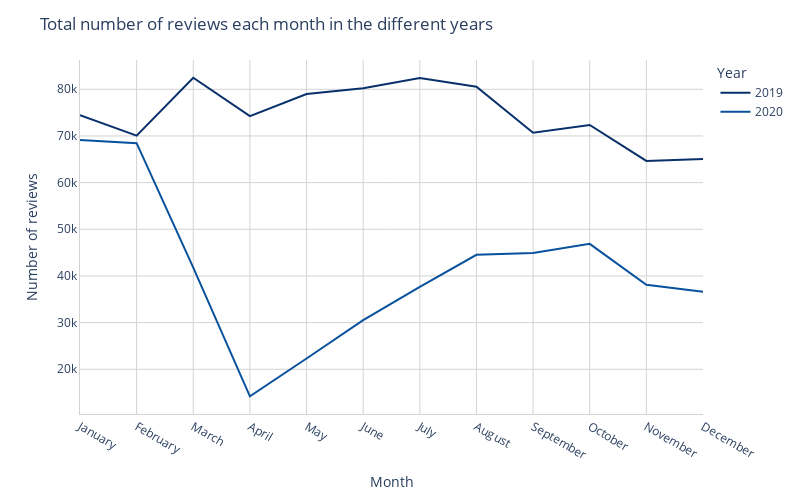

Notebook cell for this chart:
### Markdown cell above
Explanation matches the chart on the website. In this notebook only 2019 and 2020 is shown.

In the chart below you are now looking at the number of reviews each month each year. One thing stands out immediately – the covid-19 lockdown in 2020. The number of reviews decreases very significantly from Feb to Apr 2020 and compared to 2019 it is still not at all “back to normal” by the end of 2020. Other than this, you can see in the chart that there are most reviews during the summer with a peak in July or August and less reviews during the winter. Not taking 2020 into account you can also see that the number of reviews have generally increased over the years.

### Code cell
sorter = ['January', 'February', 'March', 'April', 'May', 'June','July',
          'August','September','October','November','December']

colors = ['#08306b', '#08519c', '#2171b5', '#4292c6', '#6baed6', '#9ecae1', '#c6dbef']

df_year = df[df['date'].dt.year != 2021]
day_hour = df_year.groupby([df_year['date'].dt.year, 
                         df_year.date.dt.month_name()])['stars'].count().reindex(sorter,level=1)

day_hour.index.names = ["Year", "Month"]
day_hour = day_hour.unstack(0)

fig = px.line(day_hour, x=day_hour.index, y=day_hour.columns,width=800, height=500, color_discrete_sequence = colors)
fig.update_traces(hovertemplate=None)
fig.update_layout(title_text="Total number of reviews each month in the different years", 
                  plot_bgcolor='rgba(0,0,0,0)',
                  yaxis_title="Number of reviews",
                  hovermode="x unified")
fig.update_xaxes(showline=True, linewidth=1, linecolor='lightgrey',  
                 showgrid=True, gridwidth=1, gridcolor='lightgrey')
fig.update_yaxes(showline=True, linewidth=1, linecolor='lightgrey',
                 showgrid=True, gridwidth=1, gridcolor='lightgrey')
#fig.show()

### Figure 1 — Plotly figure (JSON) as saved in the notebook; plotly's stock layout.template omitted (floating-point values rounded to 4 significant figures)
{"data": [{"legendgroup": "2019", "line": {"color": "#08306b", "dash": "solid"}, "mode": "lines", "name": "2019", "orientation": "v", "showlegend": true, "type": "scatter", "x": ["January", "February", "March", "April", "May", "June", "July", "August", "September", "October", "November", "December"], "xaxis": "x", "y": [74471, 70070, 82484, 74256, 78983, 80247, 82440, 80534, 70678, 72353, 64659, 65050], "yaxis": "y"}, {"legendgroup": "2020", "line": {"color": "#08519c", "dash": "solid"}, "mode": "lines", "name": "2020", "orientation": "v", "showlegend": true, "type": "scatter", "x": ["January", "February", "March", "April", "May", "June", "July", "August", "September", "October", "November", "December"], "xaxis": "x", "y": [69144, 68446, 41799, 14209, 22319, 30538, 37666, 44520, 44931, 46881, 38119, 36635], "yaxis": "y"}], "layout": {"height": 500, "hovermode": "x unified", "legend": {"title": {"text": "Year"}, "tracegroupgap": 0}, "margin": {"t": 60}, "plot_bgcolor": "rgba(0,0,0,0)", "title": {"text": "Total number of reviews each month in the different years"}, "width": 800, "xaxis": {"anchor": "y", "domain": [0, 1], "gridcolor": "lightgrey", "gridwidth": 1, "linecolor": "lightgrey", "linewidth": 1, "showgrid": true, "showline": true, "title": {"text": "Month"}}, "yaxis": {"anchor": "x", "domain": [0, 1], "gridcolor": "lightgrey", "gridwidth": 1, "linecolor": "lightgrey", "linewidth": 1, "showgrid": true, "showline": true, "title": {"text": "Number of reviews"}}}}
